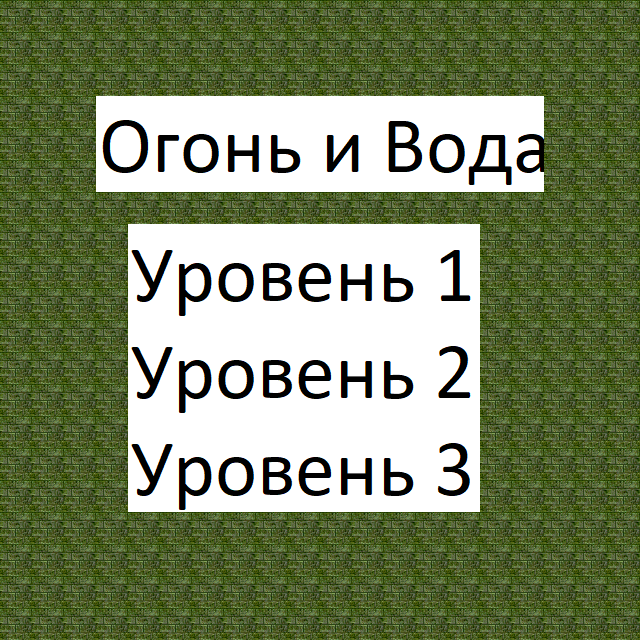

A 2D game scene composited from a Tiled map and its tileset images. What follows is a short description and the map's XML, with every tile layer's data as written:
An orthogonal 20x20 tile map with 32x32 px tiles, 1 tile layer (Слой тайлов 1), 2 tilesets.

<map version="1.10" tiledversion="1.10.2" orientation="orthogonal" renderorder="right-down" width="20" height="20" tilewidth="32" tileheight="32" infinite="0" nextlayerid="2" nextobjectid="1">
 <tileset firstgid="1" source="tiles.tsx" />
 <tileset firstgid="97" source="main_window_labels.tsx" />
 <layer id="1" name="Слой тайлов 1" width="20" height="20">
  <data encoding="csv">
85,85,85,85,85,85,85,85,85,85,85,85,85,85,85,85,85,85,85,85,
85,85,85,85,85,85,85,85,85,85,85,85,85,85,85,85,85,85,85,85,
85,85,85,85,85,85,85,85,85,85,85,85,85,85,85,85,85,85,85,85,
85,85,85,97,98,99,100,101,102,103,104,105,106,107,108,109,110,85,85,85,
85,85,85,114,115,116,117,118,119,120,121,122,123,124,125,126,127,85,85,85,
85,85,85,131,132,133,134,135,136,137,138,139,140,141,142,143,144,85,85,85,
85,85,85,85,85,85,85,85,85,85,85,85,85,85,85,85,85,85,85,85,
85,85,85,85,148,149,150,151,152,153,154,155,156,157,158,85,85,85,85,85,
85,85,85,85,165,166,167,168,169,170,171,172,173,174,175,85,85,85,85,85,
85,85,85,85,182,183,184,185,186,187,188,189,190,191,192,85,85,85,85,85,
85,85,85,85,199,200,201,202,203,204,205,206,207,208,209,85,85,85,85,85,
85,85,85,85,216,217,218,219,220,221,222,223,224,225,226,85,85,85,85,85,
85,85,85,85,233,234,235,236,237,238,239,240,241,242,243,85,85,85,85,85,
85,85,85,85,250,251,252,253,254,255,256,257,258,259,260,85,85,85,85,85,
85,85,85,85,267,268,269,270,271,272,273,274,275,276,277,85,85,85,85,85,
85,85,85,85,284,285,286,287,288,289,290,291,292,293,294,85,85,85,85,85,
85,85,85,85,85,85,85,85,85,85,85,85,85,85,85,85,85,85,85,85,
85,85,85,85,85,85,85,85,85,85,85,85,85,85,85,85,85,85,85,85,
85,85,85,85,85,85,85,85,85,85,85,85,85,85,85,85,85,85,85,85,
85,85,85,85,85,85,85,85,85,85,85,85,85,85,85,85,85,85,85,85
</data>
 </layer>
</map>
